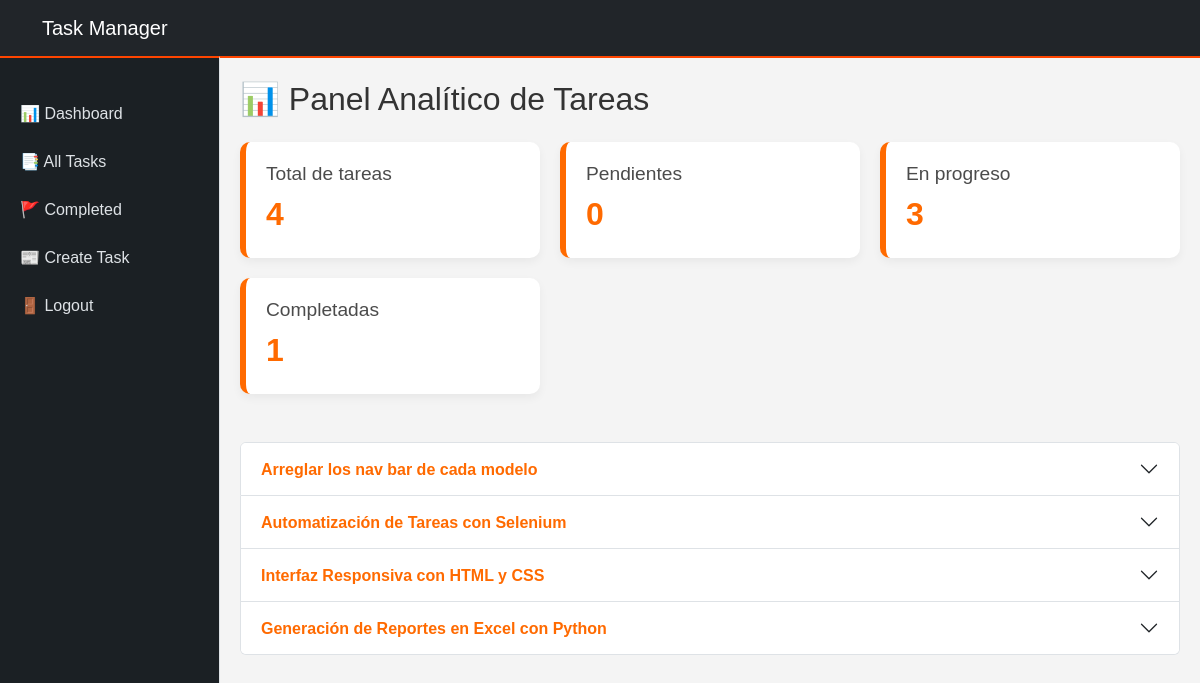
Page /total_tasks/ (signed in) on the earlier database version.
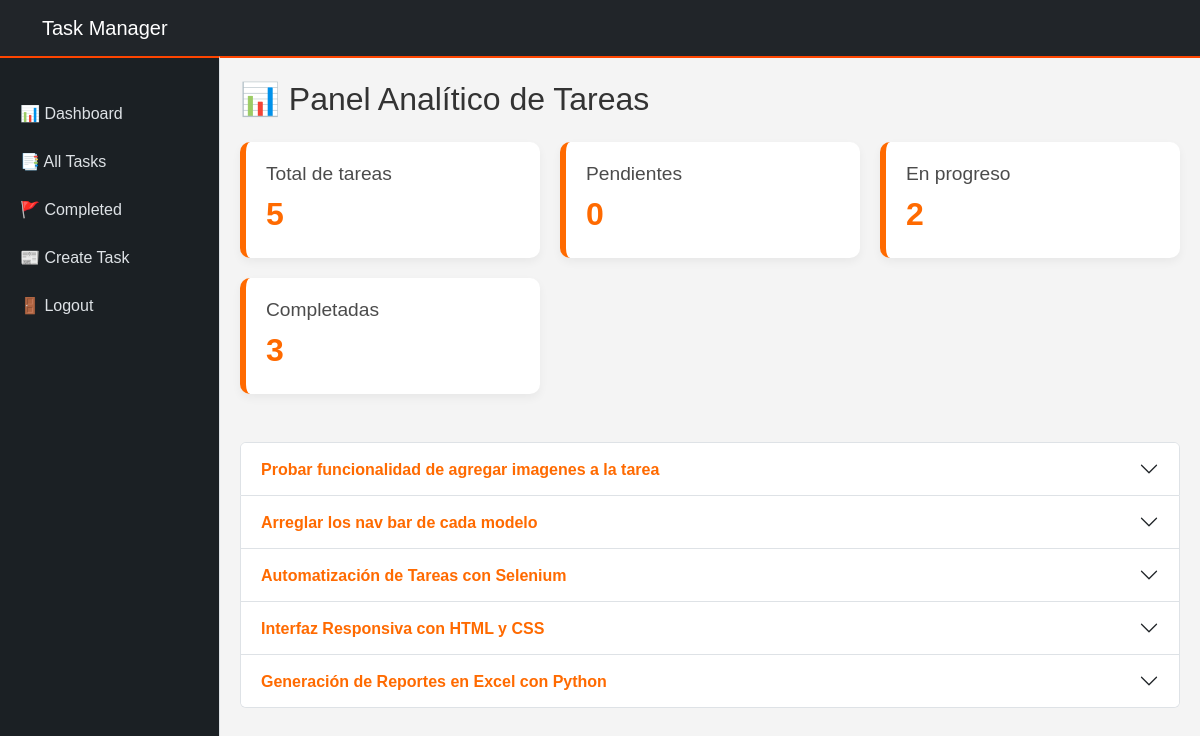
Same page on the later database version.
### tasks/models.py (models this page shows, shortened)
class Task(models.Model):
  title = models.CharField(max_length=200)
  description = models.TextField(max_length=10000)
  created = models.DateTimeField(auto_now_add=True)
  datecompleted = models.DateTimeField(null=True, blank=True)
  important = models.BooleanField(default=False)
  user = models.ForeignKey(User, on_delete=models.CASCADE)
  status = models.CharField(max_length=75, default='pendiente')
  imagen = models.ImageField(upload_to='productos/', blank=True, null=True)

### tasks/views.py (the view)
# urls.py: path('total_tasks/', views.total_tasks, name='total_tasks'),
@login_required
def total_tasks(request):
    user_tasks = Task.objects.filter(user=request.user)
    context = {
        'total_tasks': user_tasks.count(),
        'total_pending': user_tasks.filter(datecompleted__isnull=True, important=False).count(),
        'total_inprogress': user_tasks.filter(datecompleted__isnull=True, important=True).count(),
        'total_completed': user_tasks.filter(datecompleted__isnull=False).count(),
        'tasks': user_tasks.order_by('-created')
    }
    return render(request, 'dashboard.html', context)

### tasks/templates/dashboard.html (shortened to what this page needs)
{% extends 'base_lateral_panel.html' %}
{% block content %}
<h2 class="mb-4" style="color:#333;">📊 Panel Analítico de Tareas</h2>
<div class="dashboard-container">
  <div class="card-metric">
    <h5>Total de tareas</h5>
    <span>{{ total_tasks }}</span>
  </div>
  <div class="card-metric">
    <h5>Pendientes</h5>
    <span>{{ total_pending }}</span>
  </div>
  <div class="card-metric">
    <h5>En progreso</h5>
    <span>{{ total_inprogress }}</span>
  </div>
  <div class="card-metric">
    <h5>Completadas</h5>
    <span>{{ total_completed }}</span>
  </div>
</div>
<div class="accordion mt-5" id="accordionTasks">
  {% for task in tasks %}
  <div class="accordion-item">
    <h2 class="accordion-header" id="heading{{ task.id }}">
      <button class="accordion-button collapsed" type="button" data-bs-toggle="collapse" data-bs-target="#collapse{{ task.id }}">
        {{ task.title }}
      </button>
    </h2>
  </div>
  {% empty %}
  <p>No hay tareas registradas.</p>
  {% endfor %}
</div>
{% endblock %}

Differences in the rows shown:
added Task: title "Probar funcionalidad de agregar imagenes a la tarea"
Other differences:
{{ total_tasks }}: "4" → "5"
{{ total_inprogress }}: "3" → "2"
{{ total_completed }}: "1" → "3"
